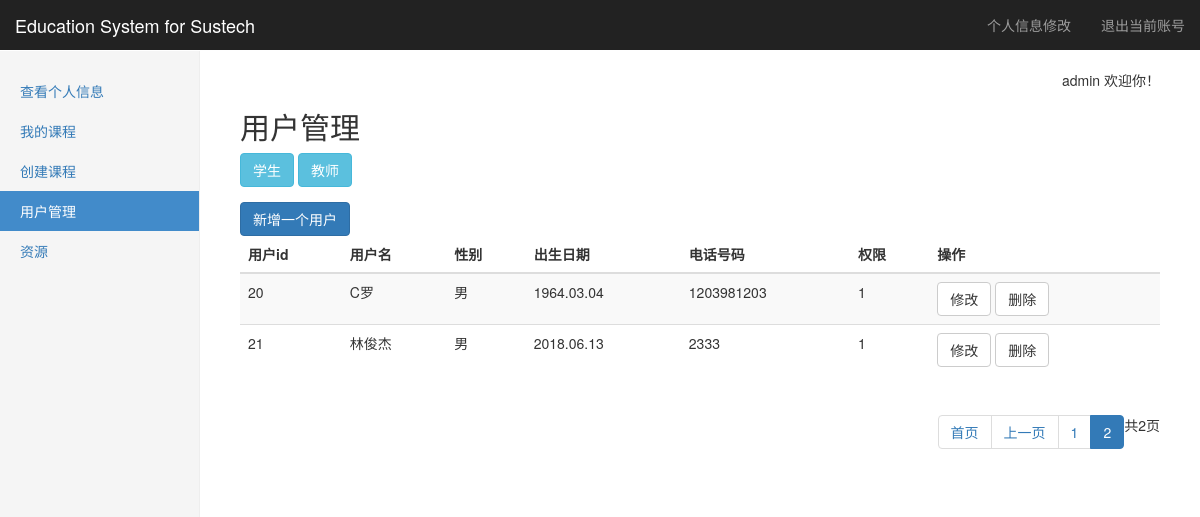
Screenshot of /account?p=2&privilege=1 (signed in) with the database file from the repository.
### tables this page shows
CREATE TABLE "infor" (
	`userid`	int NOT NULL,
	`telephone`	string NOT NULL,
	`sex`	string NOT NULL,
	`born`	string NOT NULL
);

CREATE TABLE "account" (
	`userid`	INTEGER NOT NULL PRIMARY KEY AUTOINCREMENT,
	`username`	string NOT NULL,
	`password`	string NOT NULL,
	`privilege`	int NOT NULL
);

### Listener.py (the view, shortened to what this page needs)
@app.route(account_url, methods=['GET', 'POST'])
def account():
    Infor=SQL_Infor(get_db())
    Account=SQL_Account(get_db())
    if not (session.get('login') and session.get('username') and session.get('privilege')):
        return redirect(url_for('logout'))
    username = session['username']
    p = session['privilege']
    sidebar = GetSideBar(GetBar(p), '用户管理')
    page= request.args.get('p', 1)
    privilege=request.args.get('privilege','1')
    if(p!=3):
        return redirect(url_for("introduction"))
    if(privilege=="2"):
        user=Infor.GetUserBYprivilege(2)
    else:
        user = Infor.GetUserBYprivilege(1)
    data=GetPageDict(page,user, pageoffset - 2, maxshow)
    return render_template("account.html",username=username,p=p,sidebar=sidebar,data=data,start=start,privilege=privilege)

### Config/Link_db.py (called while the page is built)
    def select(self,sql):
        try:
            self.__cursor.execute(sql)
            data = self.__cursor.fetchall()
            return data
        except:
            print("Error: unable to fecth data with sql query: "+sql)
            return False

    def close(self):
        if(self.__db!=None):
            self.__db.close()

### Listener.py (called while the page is built)
def get_db():   #使用flask的g对象，每次访问都会有个独立的g对象，保证线程的数据库操作的安全
    if not hasattr(g, 'db'):
        g.db = Link_db()
    return g.db

def GetBar(privilege):  #根据用户privilege返回不同的sidebar
    if(privilege==3):
        return adminbar
    elif(privilege==2):
        return teacherbar
    elif(privilege==1):
        return studentbar

### SQL_libarary/Func_lib.py (called while the page is built)
def GetSideBar(sidebar,activebar=None): #对sidebar进行整理并返回整理好的元组
    result=[]
    for key in sidebar:
        bar1={}
        bar1['name']=key
        bar1['href']=sidebar[key]
        if(activebar==key):
            bar1['active']='active'
        result.append(bar1)
    return result

### SQL_libarary/SQL_Infor.py (called while the page is built)
    def GetUserBYprivilege(self,privilege):
        sql = "select i.userid,username,born,sex,telephone,privilege from %s i join %s a on a.userid=i.userid where privilege=%s"\
              %(InforTable,AccountTable,privilege)
        data = self.__db.select(sql)
        result=[]
        for i in data:
            mydict={'userid':i[0],'username':i[1],'born':i[2],'sex':i[3],'telephone':i[4],'privilege':i[5]}
            result.append(mydict)
        return result

### templates/account.html (shortened to what this page needs)
{% extends "layout.html" %}
{% block body %}
<h2>用户管理</h2>
<div class="form-group">
<button class="btn btn-info" onclick="go(1);">学生</button>
<button class="btn btn-info" onclick="go(2);">教师</button>
</div>
<button class="btn btn-primary" onclick="show3();">新增一个用户</button>
<div class="table-responsive">
            <table class="table table-striped">
              <thead>
                <tr>
                  <th>用户id</th>
                  <th>用户名</th>
                  <th>性别</th>
                  <th>出生日期</th>
				  <th>电话号码</th>
				  <th>权限</th>
				  <th>操作</th>
                </tr>
              </thead>
			  <tbody>
                {% for i in data.showdict %}
				<tr>
					<td>{{ i.userid }}</td>
					<td>{{ i.username }}</td>
					<td>{{ i.sex}}</td>
					<td>{{ i.born }}</td>
					<td>{{ i.telephone }}</td>
					<td>{{ i.privilege }}</td>
					<td>
					<button class="btn btn-default"
						onclick=
	"show1('{{ i.username }}','{{ i.sex }}','{{ i.born }}','{{ i.telephone }}','{{ i.privilege }}')">
						修改
						</button>
						<button class="btn btn-default"
						onclick=
	"show2('{{ i.username }}','{{ i.sex }}','{{ i.born }}','{{ i.telephone }}','{{ i.privilege }}')">
						删除
						</button>
					</td>
				</tr>
				{% endfor %}
			</tbody>
            </table>
	{% if data %}
	<div class="pull-right">
			<ul class="pagination">
				{% if data.showye==1%}
				<li class=''><a href='/account?p=1&privilege={{privilege}}'>首页</a></li>
				<li class=''><a href='/account?p={{data.nowpage-1}}&privilege={{privilege}}'>上一页</a></li>
				{%endif%}
				{% for dic in data.page_list %}
				{% if dic==data.nowpage%}
				<li class="active"><a href="/account?p={{dic}}&privilege={{privilege}}">{{dic}}</a></li>
				{%else%}
				<li><a href="/account?p={{dic}}&privilege={{privilege}}">{{dic}}</a></li>
				{%endif%}
				{%endfor%}
			共{{data.total}}页
			</ul>
	</div>
	{% endif %}
</div>
<link href="../static/css/bootstrap-datetimepicker.min.css" rel="stylesheet" />
{% endblock %}

### static/css/dashboard.css (style rules this page uses)
body { padding-top: 50px; }

### rows the page displays
infor: userid "20", username "C罗", sex "男", born "1964.03.04", telephone "1203981203", privilege "1"
infor: userid "21", username "林俊杰", sex "男", born "2018.06.13", telephone "2333", privilege "1"

### other values shown
{{ bar.name }} "查看个人信息" "我的课程" "创建课程" "用户管理" "资源"
{{ username }} "admin"
{{ dic }} "1"
{{ dic }} "2"
{{ data.total }} "2"
